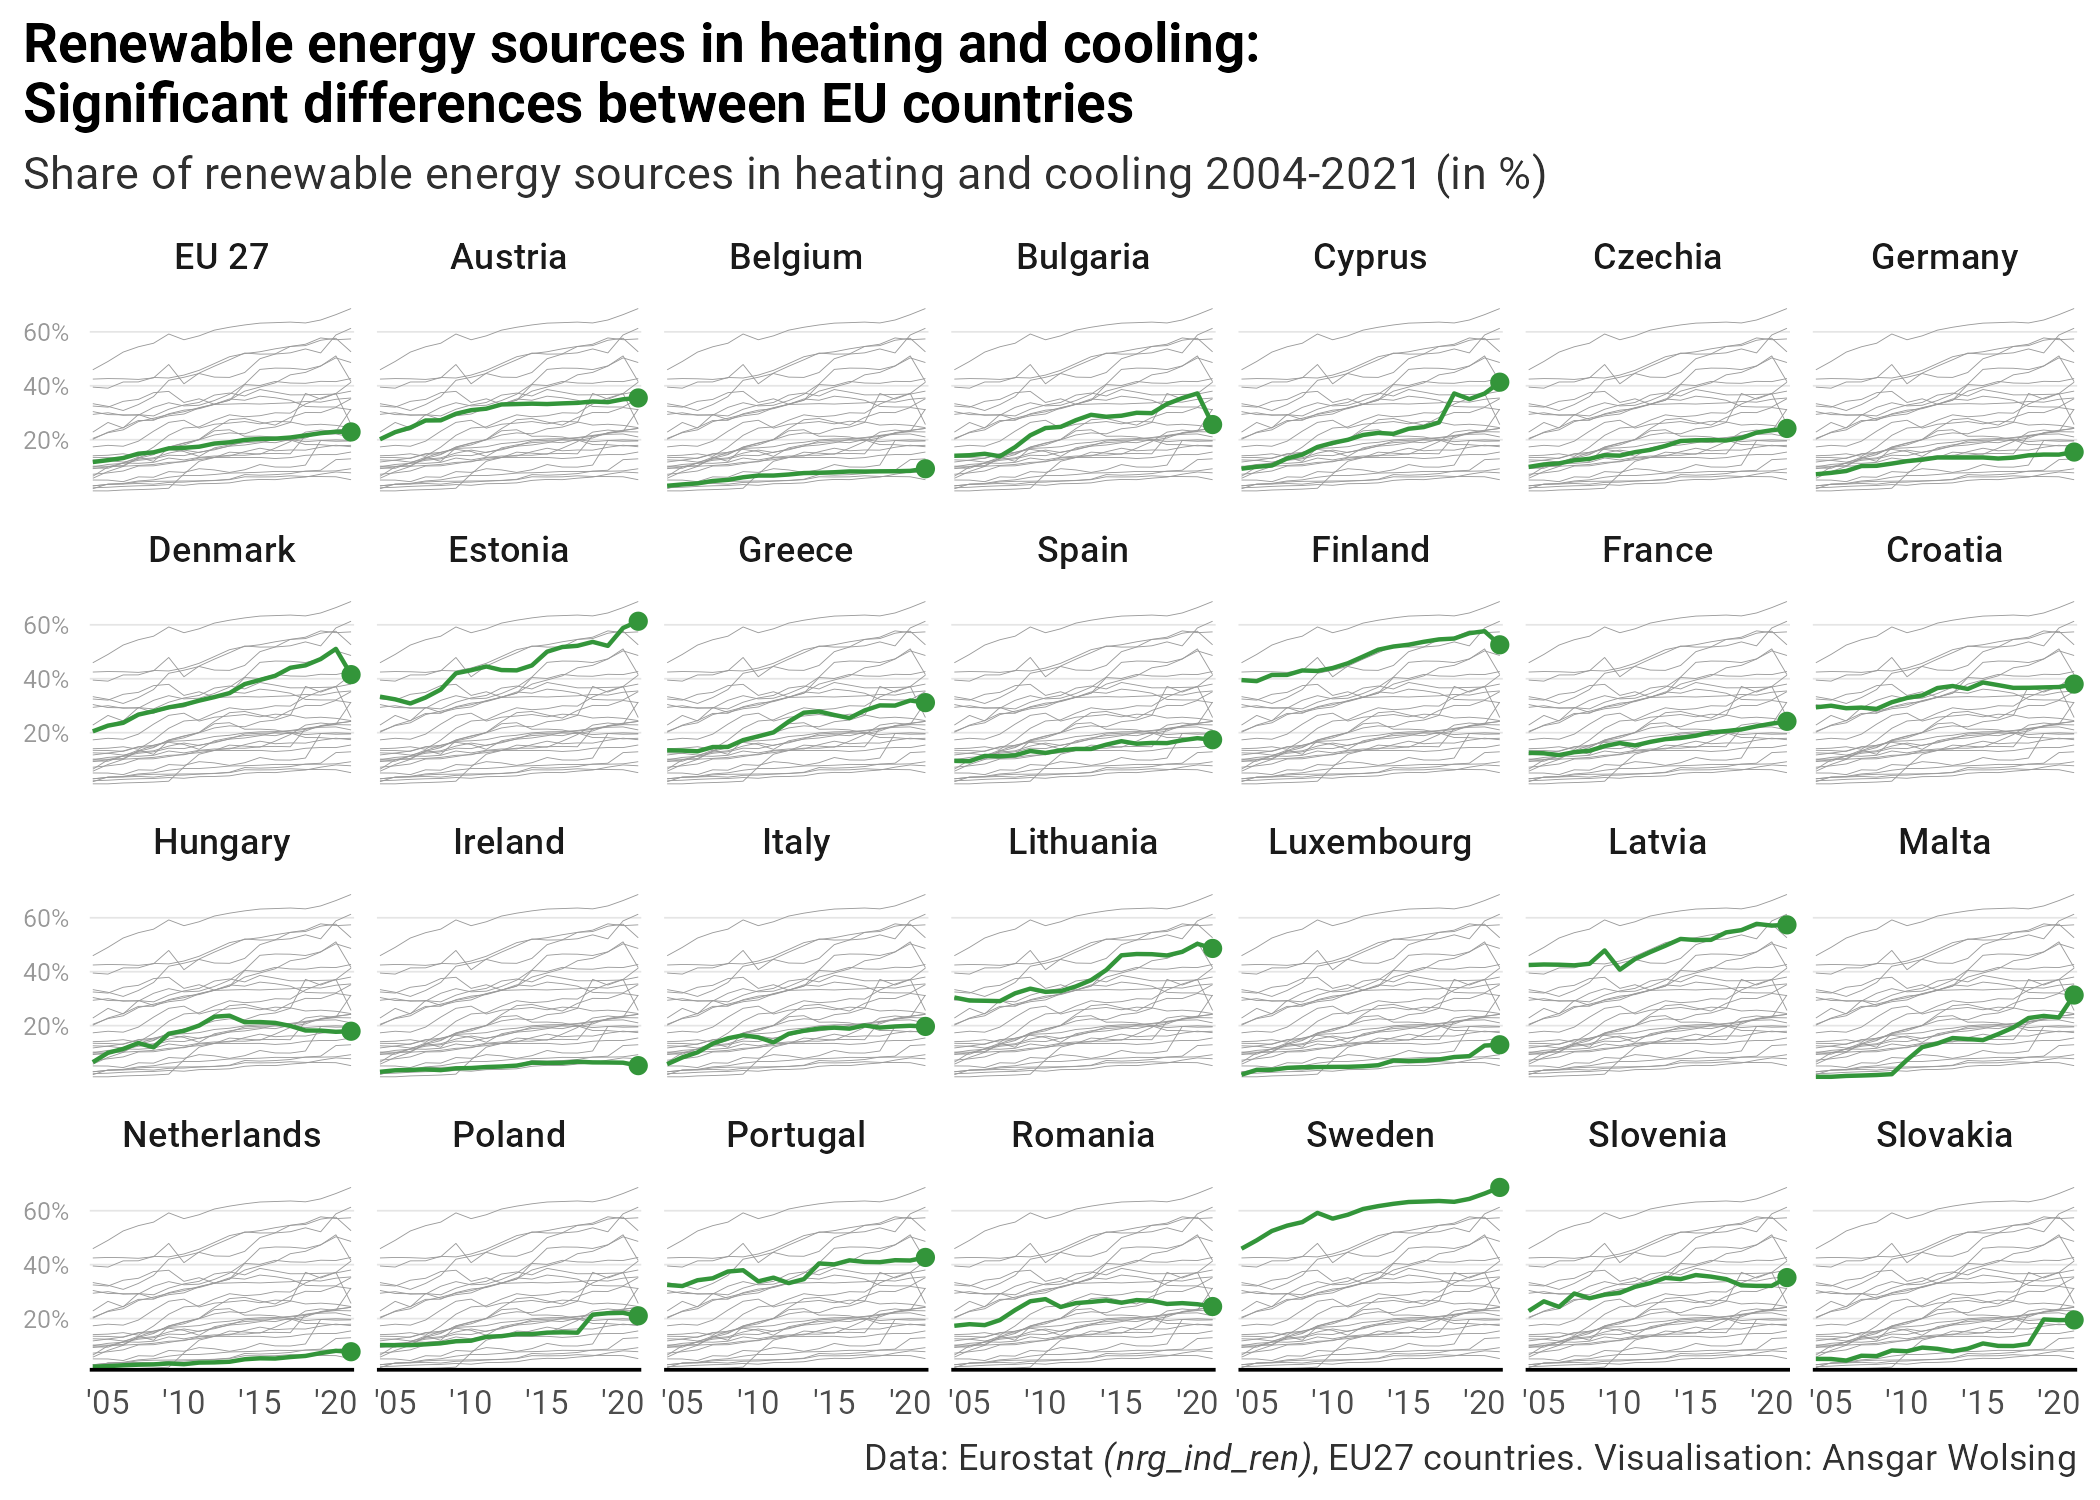

This figure's R source:
library(tidyverse)
library(ggtext)
library(here)
# remotes::install_github("ropengov/eurostat")
library(eurostat)

base_path <- here("2023", "22")

#' Source: Eurostat
df <- get_eurostat("nrg_ind_ren", 
                   time_format = "num", 
                   type = "code"  # get variable codes and labels
)
df <- label_eurostat(df, code = "geo", fix_duplicated = TRUE)

# which countries?
unique(df$geo)
unique(df$geo_code)

eu_geo_codes <- c("AT", "BE", "BG", "CY", "CZ", "DE", "DK", "EE", "EL",
                       "ES", "EU27_2020", "FI", "FR", "HR", "HU", "IE", "IT", "LT",
                       "LU", "LV", "MT", "NL", "PL", "PT", "RO", "SE", "SI", "SK" )

heating_cooling <- df %>% 
  filter(nrg_bal == "Renewable energy sources in heating and cooling",
         geo_code %in% eu_geo_codes) %>% 
  mutate(geo = case_match(
    geo,
    "Germany (until 1990 former territory of the FRG)" ~ "Germany",
    "European Union - 27 countries (from 2020)" ~ "EU 27",
    .default = geo
  )) 
length(unique(df$geo))
length(unique(heating_cooling$geo))

# highest increase over time
heating_cooling %>% 
  arrange(geo, time) %>% 
  group_by(geo) %>% 
  filter(time == min(time) | time == max(time)) %>% 
  mutate(change = values / lag(values)) %>% 
  ungroup() %>%
  filter(!is.na(change)) %>% 
  arrange(-change)

heating_cooling %>% 
  select(-c(nrg_bal, unit)) %>% 
  arrange(geo, time) %>% 
  group_by(geo) %>% 
  filter(time == min(time) | time == max(time)) %>% 
  mutate(time = ifelse(time == min(time), "first", "last")) %>% 
  ungroup() %>% 
  pivot_wider(id_cols = c(geo_code, geo), names_from = "time", values_from = "values") %>%
  mutate(change = last - first) %>% 
  View()
  

heating_cooling %>% 
  ggplot(aes(time, values)) + 
  geom_line() + 
  facet_wrap(vars(geo))


# selected_countries <- c("European Union", "Ireland", "Netherlands", "Belgium", 
#                         "Germany", "Hungary", "Cyprus", "Greece", 
#                         "Malta", "Latvia", "Estonia", "Sweden")
selected_countries <- unique(heating_cooling$geo)
selected_countries <- c("EU 27", selected_countries[selected_countries != "EU 27"])

heating_cooling %>% 
  ggplot(aes(time, values, group = geo)) +
  geom_line(linewidth = 0.1, col = "grey60") +
  geom_line(
    data = ~subset(., geo %in% selected_countries) %>% 
      mutate(geo2 = factor(geo, levels = c(selected_countries, "Other"))),
    # aes(col = geo2),
    linewidth = 0.5, col = "#33953A") +
  geom_point(
    data = ~subset(., geo %in% selected_countries & time == max(time)) %>% 
      mutate(geo2 = factor(geo, levels = c(selected_countries, "Other"))),
    # aes(col = geo2),
    col = "#33953A") +
  scale_x_continuous(expand = c(add = 0, mult = 0.2),
                     labels = function(x) str_replace(x, "20", "'")) +
  scale_y_continuous(expand = expansion(mult = c(0, 0.1)), 
                     labels = scales::label_number(suffix = "%")) +
  # colorspace::scale_color_discrete_sequential(palette = "Greens") +
  coord_cartesian(clip = "off") +
  facet_wrap(vars(geo2), ncol = 7) +
  guides(col = "none") +
  labs(
    title = "Renewable energy sources in heating and cooling:<br>
    Significant differences between EU countries",
    subtitle = "Share of renewable energy sources in heating and cooling 2004-2021 (in %)",
    caption = "Data: Eurostat *(nrg_ind_ren)*, EU27 countries. Visualisation: Ansgar Wolsing",
    x = NULL, y = NULL
  ) +
  theme_minimal(base_family = "Roboto") +
  theme(
    plot.background = element_rect(color = "white", fill = "white"),
    text = element_text(color = "grey19", lineheight = 1.1),
    axis.text.x = element_text(color = "grey30", size = 8),
    axis.text.y = element_text(color = "grey60", size = 6),
    axis.line.x = element_line(size = 0.42),
    axis.line.y = element_blank(),
    panel.grid = element_blank(),
    panel.grid.major.y = element_line(color = "grey90", size = 0.2),
    plot.title = element_markdown(face = "bold", color = "black"),
    plot.title.position = "plot",
    plot.caption = element_markdown(),
    strip.text = element_text(family = "Roboto Medium")
  )
ggsave(here(base_path, "22-green-energy.png"), width = 7, height = 5)
